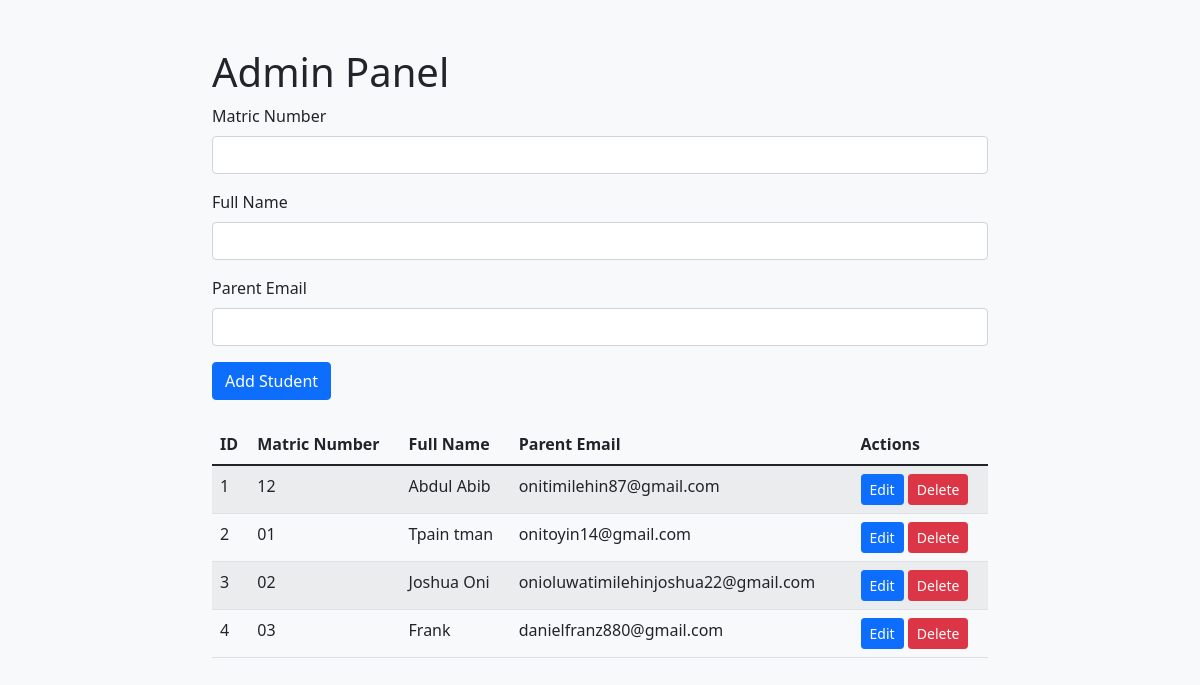
The page /admin on the database its author committed.
### tables this page shows
CREATE TABLE students (
                id INTEGER PRIMARY KEY AUTOINCREMENT,
                matric_number TEXT NOT NULL UNIQUE,
                full_name TEXT NOT NULL,
                fingerprint_template TEXT NOT NULL,
                parent_email TEXT NOT NULL
            );

### app.py (the view)
@app.route('/admin')
def admin():
    conn, cursor = get_db()
    cursor.execute("SELECT id, matric_number, full_name, parent_email FROM students")
    students = cursor.fetchall()
    conn.close()
    return render_template('admin.html', students=students)

### app.py (called while the page is built)
def get_db():
    conn = sqlite3.connect('attendance.db')  # Use file-based database
    conn.execute('PRAGMA foreign_keys = ON')
    conn.row_factory = sqlite3.Row
    return conn, conn.cursor()

### templates/admin.html (shortened to what this page needs)
<!DOCTYPE html>
<html lang="en">
<head>
    <link href="https://cdn.jsdelivr.net/npm/bootstrap@5.1.3/dist/css/bootstrap.min.css" rel="stylesheet">
    <link rel="stylesheet" href="/static/css/style.css">
</head>
<body>
    <div class="container mt-5">
        <h1>Admin Panel</h1>
        <form id="addStudentForm" class="mb-4">
            <div class="mb-3">
                <label for="matric_number" class="form-label">Matric Number</label>
                <input type="text" class="form-control" id="matric_number" required>
            </div>
            <div class="mb-3">
                <label for="full_name" class="form-label">Full Name</label>
                <input type="text" class="form-control" id="full_name" required>
            </div>
            <div class="mb-3">
                <label for="parent_email" class="form-label">Parent Email</label>
                <input type="email" class="form-control" id="parent_email" required>
            </div>
            <button type="submit" class="btn btn-primary">Add Student</button>
        </form>
        <table class="table table-striped">
            <thead>
                <tr>
                    <th>ID</th>
                    <th>Matric Number</th>
                    <th>Full Name</th>
                    <th>Parent Email</th>
                    <th>Actions</th>
                </tr>
            </thead>
            <tbody>
                {% for student in students %}
                <tr>
                    <td>{{ student[0] }}</td>
                    <td>{{ student[1] }}</td>
                    <td>{{ student[2] }}</td>
                    <td>{{ student[3] }}</td>
                    <td>
                        <button class="btn btn-primary btn-sm edit-btn" data-id="{{ student[0] }}" data-matric="{{ student[1] }}" data-fullname="{{ student[2] }}" data-email="{{ student[3] }}">Edit</button>
                        <button class="btn btn-danger btn-sm delete-btn" data-id="{{ student[0] }}">Delete</button>
                    </td>
                </tr>
                {% endfor %}
            </tbody>
        </table>
    </div>

### static/css/style.css (style rules this page uses)
body { background-color: #f8f9fa; }
.container { max-width: 800px; }

### rows shown on the page
students: id "1", matric_number "12", full_name "Abdul Abib", parent_email "onitimilehin87@gmail.com"
students: id "2", matric_number "01", full_name "Tpain tman", parent_email "onitoyin14@gmail.com"
students: id "3", matric_number "02", full_name "Joshua Oni", parent_email "onioluwatimilehinjoshua22@gmail.com"
students: id "4", matric_number "03", full_name "Frank", parent_email "danielfranz880@gmail.com"
